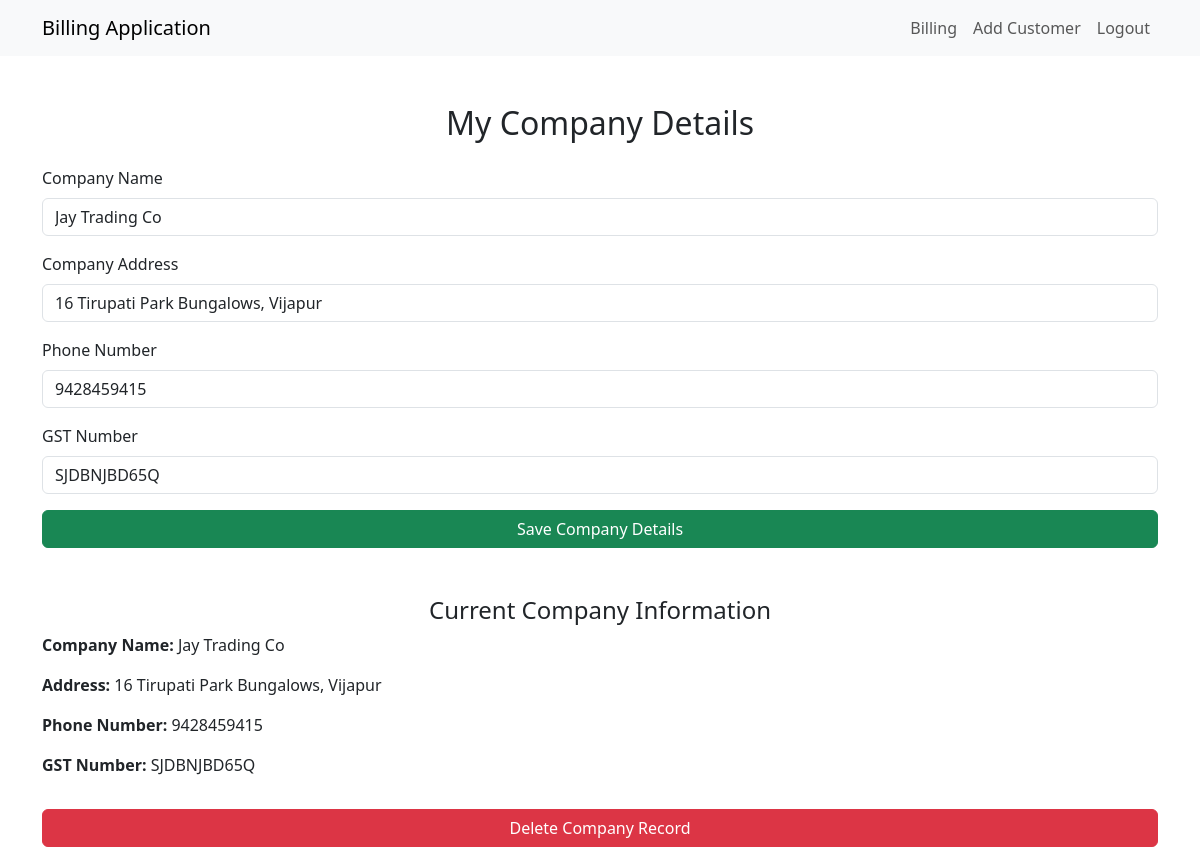
/bill/my_company/, run on the app's committed database.
### bill/models.py (models this page shows, shortened)
class Company(models.Model):
    name = models.CharField(max_length=255)
    address = models.TextField()
    phone = models.CharField(max_length=15)
    gst_number = models.CharField(max_length=15)

### bill/views.py (the view, shortened to what this page needs)
# urls.py: path('my_company/', views.my_company_view, name='my_company'),
def my_company_view(request):
    company = Company.objects.first()  # Get the first Company instance, if it exists
    return render(request, 'my_company.html', {'company': company})

### bill/templates/my_company.html (shortened to what this page needs)
<!DOCTYPE html>
<html lang="en">
<head>
    <link href="https://cdn.jsdelivr.net/npm/bootstrap@5.3.0/dist/css/bootstrap.min.css" rel="stylesheet">
</head>
<body>
    <nav class="navbar navbar-expand-lg navbar-light bg-light">
        <div class="container">
            <a class="navbar-brand" href="#">Billing Application</a>
            <div class="collapse navbar-collapse" id="navbarNav">
                <ul class="navbar-nav ms-auto">
                    <li class="nav-item">
                        <a class="nav-link" href="{% url 'bill' %}">Billing</a>
                    </li>
                    <li class="nav-item">
                        <a class="nav-link" href="{% url 'add_customer' %}">Add Customer</a>
                    </li>
                    <li class="nav-item">
                        <a class="nav-link" href="{% url 'logout' %}">Logout</a>
                    </li>
                </ul>
            </div>
        </div>
    </nav>
    <div class="container mt-5">
        <h2 class="text-center mb-4">My Company Details</h2>
        <form method="post">
            <div class="mb-3">
                <label for="company_name" class="form-label">Company Name</label>
                <input type="text" class="form-control" id="company_name" name="name" required value="{{ company.name|default:'' }}">
            </div>
            <div class="mb-3">
                <label for="company_address" class="form-label">Company Address</label>
                <input type="text" class="form-control" id="company_address" name="address" required value="{{ company.address|default:'' }}">
            </div>
            <div class="mb-3">
                <label for="phone_number" class="form-label">Phone Number</label>
                <input type="text" class="form-control" id="phone_number" name="phone" required value="{{ company.phone|default:'' }}">
            </div>
            <div class="mb-3">
                <label for="gst_number" class="form-label">GST Number</label>
                <input type="text" class="form-control" id="gst_number" name="gst_number" required value="{{ company.gst_number|default:'' }}">
            </div>
            <button type="submit" class="btn btn-success w-100">Save Company Details</button>
        </form>
        {% if company %}
            <div class="mt-5">
                <h4 class="text-center">Current Company Information</h4>
                <p><strong>Company Name:</strong> {{ company.name }}</p>
                <p><strong>Address:</strong> {{ company.address }}</p>
                <p><strong>Phone Number:</strong> {{ company.phone }}</p>
                <p><strong>GST Number:</strong> {{ company.gst_number }}</p>
                <form method="post" action="{% url 'delete_company' %}">
                    <button type="submit" class="btn btn-danger mt-3 w-100">Delete Company Record</button>
                </form>
            </div>
        {% else %}
            <p class="text-center mt-5">No company details available.</p>
        {% endif %}
    </div>
</body>
</html>

### data on the page
Company: name "Jay Trading Co", address "16 Tirupati Park Bungalows, Vijapur", phone "9428459415", gst_number "SJDBNJBD65Q"
